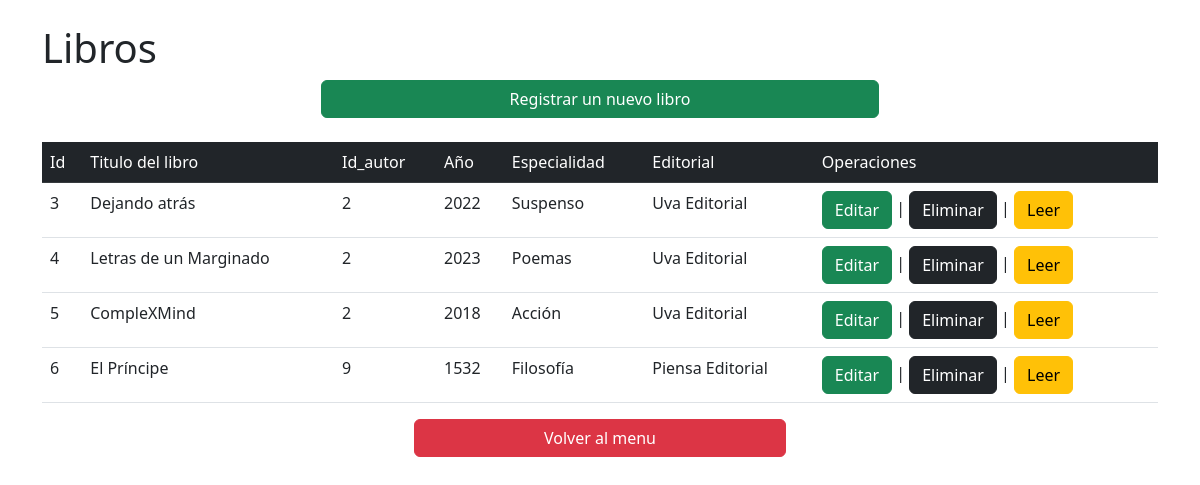
/Lab07/libro/read_libro.php, run on the app's committed database.
### tables this page shows
CREATE TABLE `libro` (
  `libro_id` int(11) NOT NULL,
  `titulo` varchar(150) NOT NULL,
  `autor_id` int(11) NOT NULL,
  `anio` int(11) NOT NULL,
  `especialidad` varchar(60) DEFAULT NULL,
  `editorial` varchar(60) DEFAULT NULL,
  `link` varchar(250) DEFAULT NULL
);

### Lab07/libro/read_libro.php (the view, shortened to what this page needs)
<?php
$conexion = conectar();
$query = $conexion ->prepare("SELECT * FROM libro");
$query -> execute();
$resultado = $query -> get_result();
?>
<!DOCTYPE html>
<html lang="es">
<head>
    <link href="https://cdn.jsdelivr.net/npm/bootstrap@5.3.0-alpha3/dist/css/bootstrap.min.css" rel="stylesheet">
</head>
<body>
    <div class="container"><br>
        <h1>Libros </h1>
        <div class="d-grid gap-2 col-6 mx-auto">
            <a class="btn btn-success" type="button" href="create.php">Registrar un nuevo libro</a>
        </div><br>
        <table class="table table-hover">
            <tr>
                <td class="table-dark" >Id</td>
                <td class="table-dark">Titulo del libro</td>
                <td class="table-dark"> Id_autor</td>
                <td class="table-dark">Año</td>
                <td class="table-dark">Especialidad</td>
                <td class="table-dark">Editorial</td>
                <td class="table-dark">Operaciones</td>
            </tr>
            <tbody>
                <?php
                while ($libro = mysqli_fetch_array($resultado)) {
                    $libro_id = $libro['libro_id'];
                    $titulo = $libro['titulo'];
                    $autor_id = $libro['autor_id'];
                    $anio = $libro['anio'];
                    $especialidad = $libro['especialidad'];
                    $editorial = $libro['editorial'];
                    $url = $libro['link'];
                    echo '<tr>';
                    echo '<td>' . $libro_id . '</td>';
                    echo '<td>' . $titulo . '</td>';
                    echo '<td>' . $autor_id . '</td>';
                    echo '<td>' . $anio . '</td>';
                    echo '<td>' . $especialidad . '</td>';
                    echo '<td>' . $editorial . '</td>';
                    echo '<td><a href="update.php?id=' . $libro_id . '" class="btn btn-success">Editar</a> | <a href="delete.php?id=' .$libro_id.'" class="btn btn-dark">Eliminar</a> | <a href='.$url.' class="btn btn-warning" target="_blank">Leer</a></td>';
                    echo '</tr>';}
                ?>
            </tbody>
        </table>
        <div class="d-grid col-4 mx-auto">
            <a  class="btn btn-danger" href="../index.html">Volver al menu</a>
        </div><br>
    </div>
</body>
</html>

### data on the page
libro: libro_id "3", titulo "Dejando atrás", autor "2", anio "2022", especialidad "Suspenso", editorial "Uva Editorial"
libro: libro_id "4", titulo "Letras de un Marginado", autor "2", anio "2023", especialidad "Poemas", editorial "Uva Editorial"
libro: libro_id "5", titulo "CompleXMind", autor "2", anio "2018", especialidad "Acción", editorial "Uva Editorial"
libro: libro_id "6", titulo "El Príncipe", autor "9", anio "1532", especialidad "Filosofía", editorial "Piensa Editorial"
